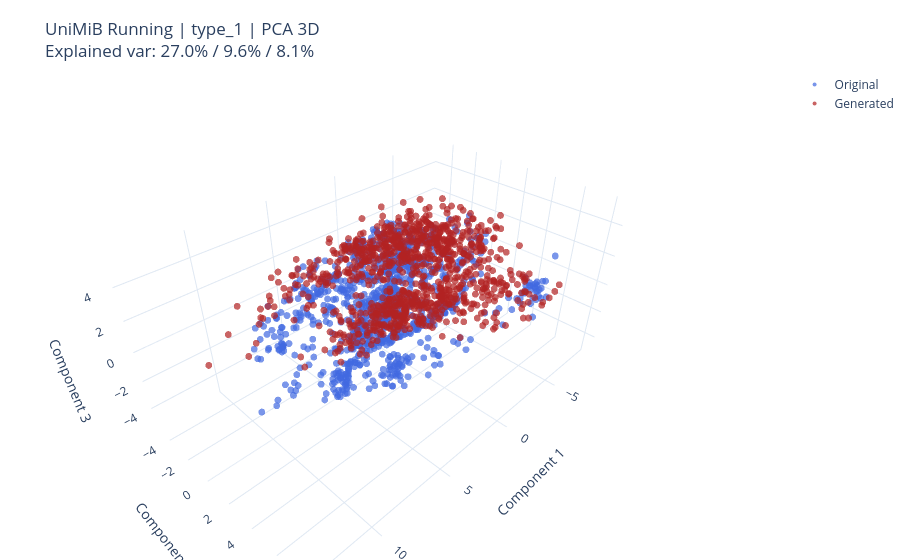

The notebook cell saved with this chart:
### Code cell
plot_single_3d_embedding(
    dataset_key=DATASET_KEY,
    gen_type=GEN_TYPE,
    method=EMBED_METHOD,
    num_samples=NUM_SAMPLES,
    random_state=RANDOM_STATE,
    save_dir=SAVE_DIR,
    save_fig=SAVE_FIG,
)

### Figure 1 — Plotly figure (JSON) as saved in the notebook; plotly's stock layout.template omitted (floating-point values rounded to 4 significant figures; data arrays with more than 128 entries replaced by an {"elided": "..."} marker saying what was removed)
{"data": [{"hovertemplate": "Source=Original<br>Component 1=%{x}<br>Component 2=%{y}<br>Component 3=%{z}<extra></extra>", "legendgroup": "Original", "marker": {"color": "royalblue", "opacity": 0.7, "size": 4, "symbol": "circle"}, "mode": "markers", "name": "Original", "scene": "scene", "showlegend": true, "type": "scatter3d", "x": {"elided": "1000 float values"}, "y": {"elided": "1000 float values"}, "z": {"elided": "1000 float values"}}, {"hovertemplate": "Source=Generated<br>Component 1=%{x}<br>Component 2=%{y}<br>Component 3=%{z}<extra></extra>", "legendgroup": "Generated", "marker": {"color": "firebrick", "opacity": 0.7, "size": 4, "symbol": "circle"}, "mode": "markers", "name": "Generated", "scene": "scene", "showlegend": true, "type": "scatter3d", "x": {"elided": "1000 float values"}, "y": {"elided": "1000 float values"}, "z": {"elided": "1000 float values"}}], "layout": {"legend": {"title": {"text": ""}, "tracegroupgap": 0}, "margin": {"b": 0, "l": 0, "r": 0, "t": 70}, "scene": {"domain": {"x": [0, 1], "y": [0, 1]}, "xaxis": {"title": {"text": "Component 1"}}, "yaxis": {"title": {"text": "Component 2"}}, "zaxis": {"title": {"text": "Component 3"}}}, "title": {"text": "UniMiB Running | type_1 | PCA 3D<br>Explained var: 27.0% / 9.6% / 8.1%"}}}
